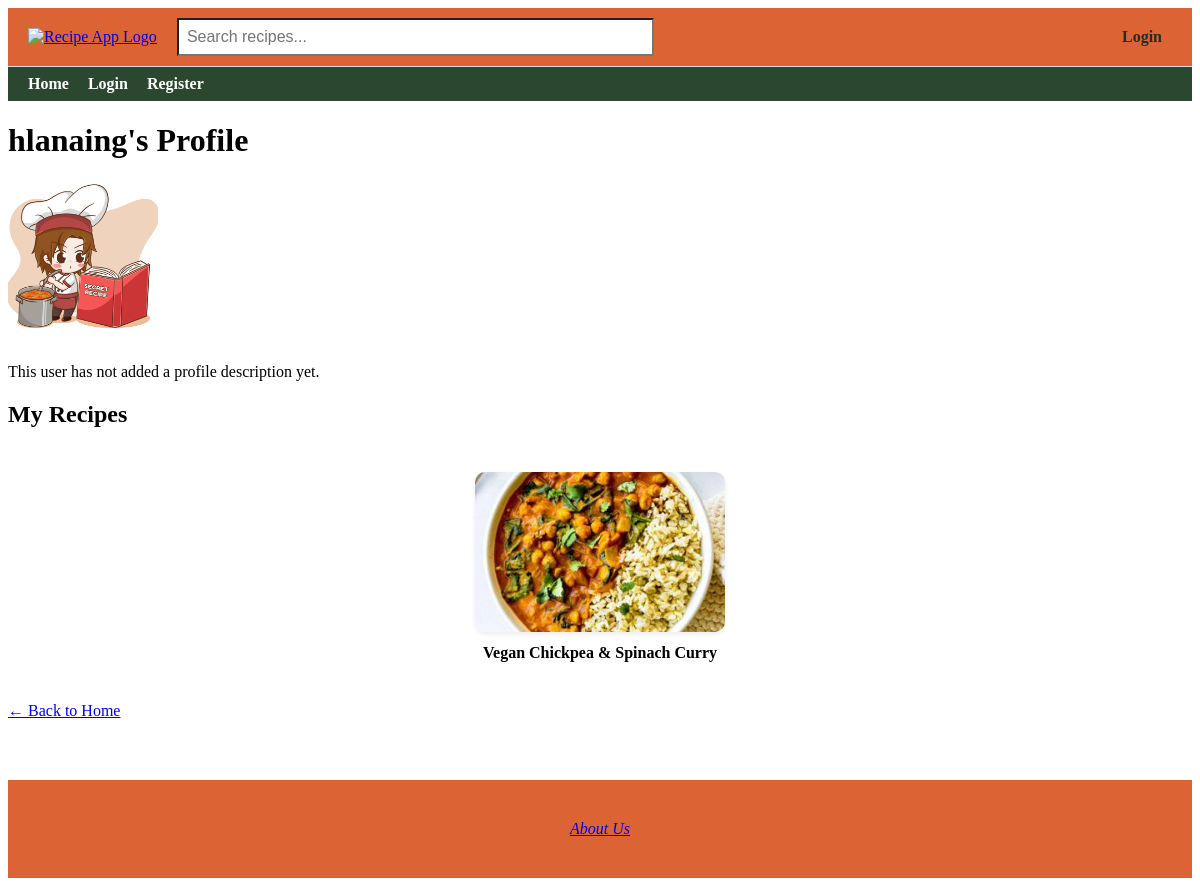
/profile/4, run on an earlier commit of the app's database.
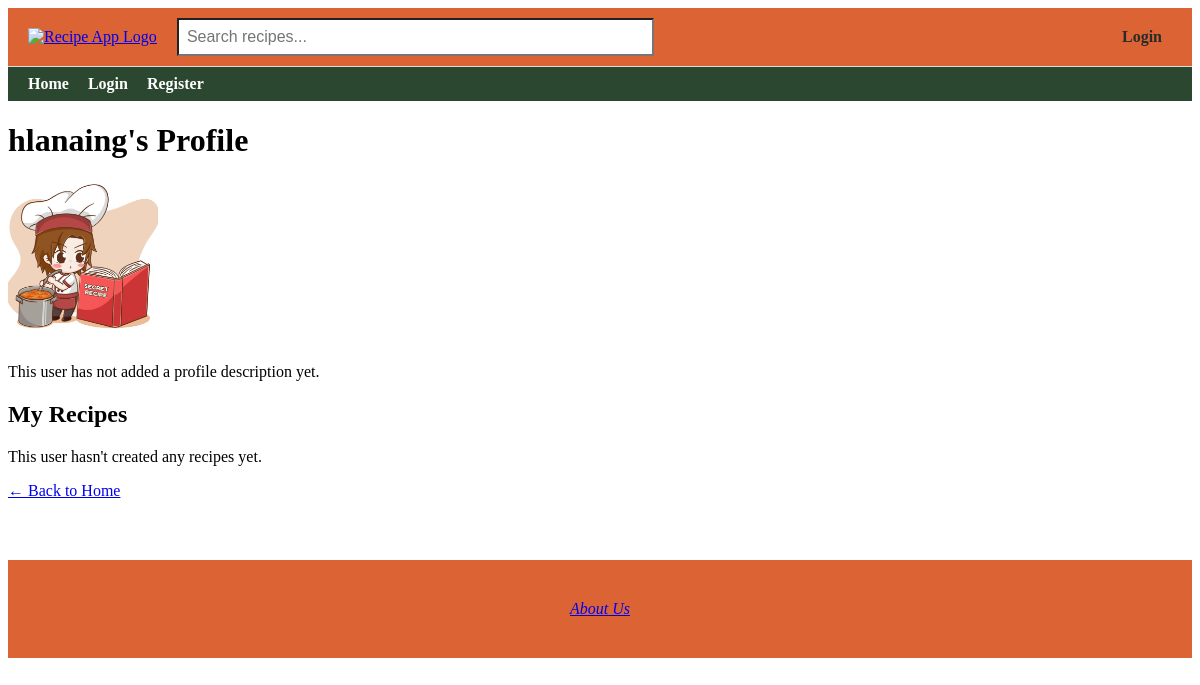
And on a later commit of the database.
### app/models.py (models this page shows, shortened)
class Recipe(db.Model):
    id = db.Column(db.Integer, primary_key=True)
    title = db.Column(db.String(100), nullable=False)
    description = db.Column(db.Text, nullable=False)
    ingredients = db.Column(db.Text, nullable=True)
    instructions = db.Column(db.Text, nullable=True)
    image_filename = db.Column(db.String(120), nullable=True)
    created = db.Column(db.DateTime, default=get_local_time)
    user_id = db.Column(db.Integer, db.ForeignKey('user.id'), nullable=False)
    rating_sum = db.Column(db.Integer, default=0)
    rating_count = db.Column(db.Integer, default=0)
    user = db.relationship('User', backref=db.backref('user_recipes', lazy=True), overlaps="author,recipes")
    comments = db.relationship('Comment', backref=db.backref('recipe', lazy=True)) #Relationship to comments (one-to-many)
    tags = db.relationship(
        'Tag',
        secondary=recipe_tags,
        backref=db.backref('recipes', lazy='dynamic'),
        lazy='dynamic'
    )

### app/routes.py (the view)
@app.route('/profile/<int:user_id>')
def public_profile(user_id):
    user = User.query.get_or_404(user_id)
    profile = Profile.query.filter_by(user_id=user.id).first()
    recipes = Recipe.query.filter_by(user_id=user.id).all()
    return render_template('public_profile.html', user=user, profile=profile, recipes=recipes)

### app/routes.py (called while the page is built)
@app.context_processor
def inject_user():
    return dict(current_user=current_user)

### app/templates/public_profile.html (shortened to what this page needs)
{% extends "base.html" %}
{% block content %}
<h1>{{ user.username }}'s Profile</h1>
{% set profile_img = profile.image_filename if profile and profile.image_filename else 'default_profile.png' %}
<img src="{{ url_for('static', filename='uploads/' + profile_img) }}"
     alt="User profile image"
     style="width: 150px; height: 150px; object-fit: cover; border-radius: 10px; margin-bottom: 12px;">
{% if profile and profile.bio %}
    <p>{{ profile.bio }}</p>
{% else %}
    <p>This user has not added a profile description yet.</p>
{% endif %}
<h2>My Recipes</h2>
{% set colors = ['#FF6B6B', '#6BCB77', '#4D96FF', '#FFC75F', '#F9F871', '#A393EB', '#FF9671', '#00C9A7', '#D65DB1', '#845EC2'] %}
{% if recipes %}
    <div class="recipe-grid">
        {% for recipe in recipes %}
            {% set has_image = recipe.image_filename is not none %}
            {% set color = colors[recipe.id % colors|length] %}
            <a href="{{ url_for('recipe_details', id=recipe.id) }}"
               class="recipe-card {% if has_image %}has-image{% endif %}">
                <div class="recipe-card-box"
                     style="background-color: {% if not has_image %}{{ color }}{% else %}transparent{% endif %};">
                    {% if has_image %}
                        <img src="{{ url_for('static', filename='uploads/' + recipe.image_filename) }}"
                             alt="{{ recipe.title }}">
                    {% endif %}
                </div>
                <div class="recipe-title">{{ recipe.title }}</div>
            </a>
        {% endfor %}
    </div>
{% else %}
    <p>This user hasn't created any recipes yet.</p>
{% endif %}
<p><a href="{{ url_for('home') }}">← Back to Home</a></p>
{% endblock %}

What changed in the data, as far as the page shows it:
removed Recipe: image_filename (picture), title "Vegan Chickpea & Spinach Curry"
Also different on the page:
text now shown: "This user hasn't created any recipes yet."
